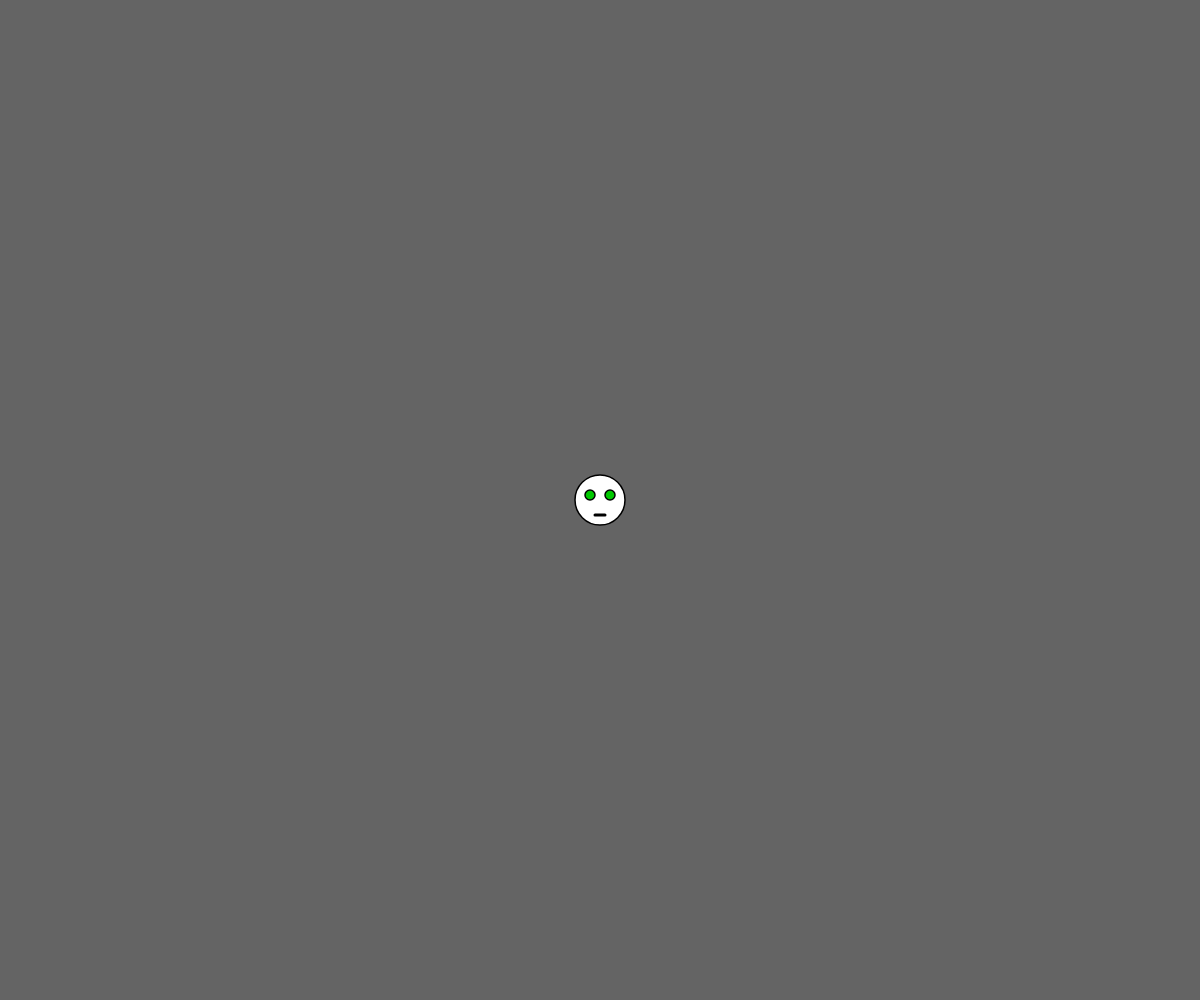
Frame 1 (no input)
Frame 60 (no input): identical to frame 1, image omitted
Frame 120 (the mouse pressed at the canvas centre since frame 60): identical to frame 1, image omitted

The p5.js sketch that drew this single still picture (run headless with seeded random() and noise() and a simulated clock; from frame 60 on, the mouse is pressed at the canvas centre):

// p5.js sketch
// ── sketch.js
// Basic Geometry adn events demo
// Your Name
// Date
//
// Extra for Experts:
// - describe what you did to take this project "above and beyond"

let r = 0;
let x,y;
function setup() {
  createCanvas(windowWidth, windowHeight);
  x = width/2;
  y = height/2;
}

function draw() {
  background(100);
  character(x,y);
}
function keyboardInput(){
  if (keyIsPressed === true){
    if (keyCode === LEFT_ARROW){
      x-=10;
    }
    if (keyCode === RIGHT_ARROW){
      x+=10;
    }
    if (keyCode === UP_ARROW){
      y-=10;
    }
    if (keyCode === DOWN_ARROW){
      y+=10;
    }
  }
}
function character(x,y){
  fill(255);
  strokeWeight(1.5);
  ellipse(x,y,50,50);
  fill(0,200,0);
  ellipse(x-10, y-5, 10, 10);
  ellipse(x+10, y-5, 10, 10);
  strokeWeight(3);
  line(x-5,y+15,x+5,y+15);
}
